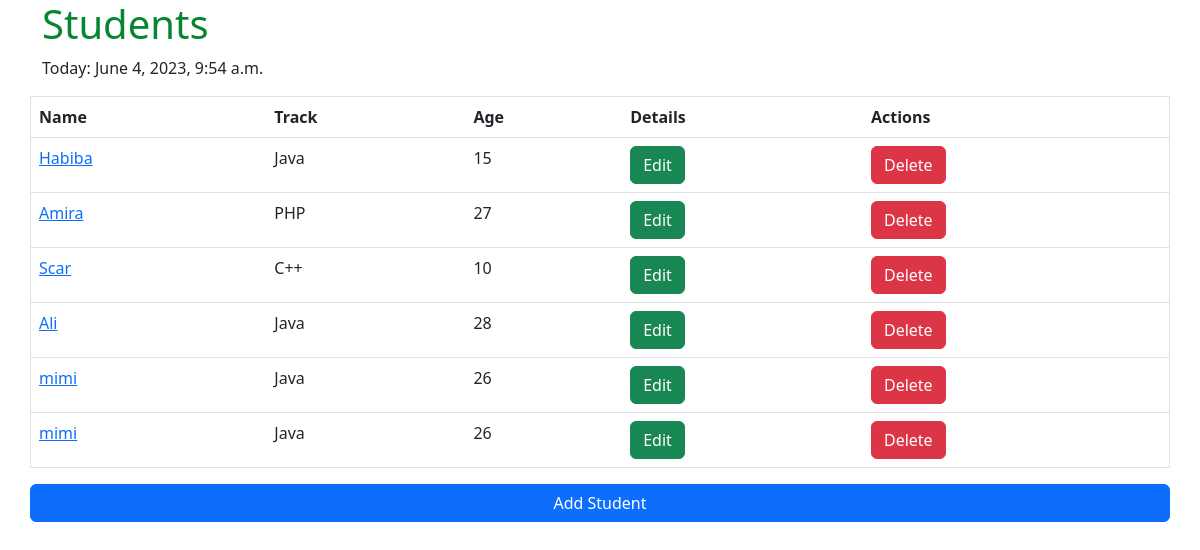
The page / on the database its author committed.
### e_learning/models.py (models this page shows)
class Student(models.Model):
    student_name = models.CharField(max_length=200)
    student_age = models.IntegerField()
    Student_reg_date = models.DateTimeField()
    track = models.ForeignKey(Track, on_delete=models.CASCADE)

class Track(models.Model):
    track_name = models.CharField(max_length=200)
    def __str__(self):
        return self.track_name

### e_learning/views.py (the view)
# urls.py: path('', views.StudentList.as_view(), name="index"),
class StudentList(generic.ListView):
    model = Student
    template_name = 'e_learning/index.html'
    def get_context_data(self, *, object_list=None, **kwargs):
        from datetime import datetime
        context = super().get_context_data()
        context['today'] = datetime.now()
        return context

### e_learning/templates/e_learning/index.html (shortened to what this page needs)
{% extends 'e_learning/base.html'%}
{% block content %}
    <div class="container">
        <div class="row">
            <h1> Students </h1>
            <p>Today: {{today}}</p>
            <table border="1" width="100%" class="table" >
            <tr><th>Name</th><th>Track</th><th>Age</th><th>Details</th><th colspan="2">Actions</th></tr>
            {% for s in student_list %}
            <tr>
            <td><a href="{% url 'detail' s.id %}">{{s.student_name}}</a></td>
            <td>{{s.track}}</td>
            <td>{{s.student_age}}</td>
            <td><a class="btn btn-success" href="edit_student/{{s.id}}">Edit</a></td>
            <td>
                <form method="post" action="{% url 'delete_student' s.id %}">
                    <button type="submit" class="btn btn-danger" onclick="return confirm('Are you sure you want to delete this student?')">Delete</button>
                </form>
            </td>
            </tr>
            {% endfor %}
            </table>
        <a class="btn btn-primary" href="{% url 'add_student' %}">Add Student</a>
        </div>
    </div>
{% endblock %}

### e_learning/templates/e_learning/base.html (shortened to what this page needs)
{% load static %}
<!DOCTYPE html>
<html lang="en">
<head>
    <link href="https://cdn.jsdelivr.net/npm/bootstrap@5.3.0-alpha3/dist/css/bootstrap.min.css"
          rel="stylesheet"
>
    <link rel="stylesheet" href="{% static 'css/styles.css' %}">
</head>
<body>
{% block content %}
{% endblock %}
</body>
</html>

### e_learning/static/css/styles.css (style rules this page uses)
h1 { color: rgb(7, 134, 50); }

### rows shown on the page
Student: student_name "Habiba", track "Java", student_age "15"
Student: student_name "Amira", track "PHP", student_age "27"
Student: student_name "Scar", track "C++", student_age "10"
Student: student_name "Ali", track "Java", student_age "28"
Student: student_name "mimi", track "Java", student_age "26"
Student: student_name "mimi", track "Java", student_age "26"

### other values the page prints
{{ today }} "June 4, 2023, 9:54 a.m."
